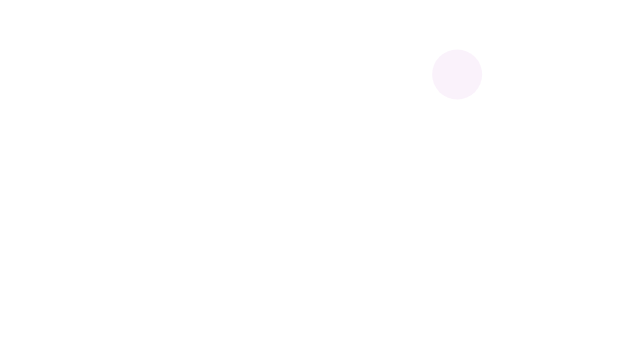
Frame 1 (no input)
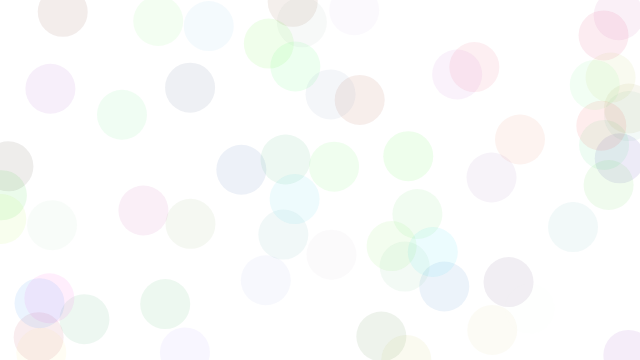
Frame 60 (no input)
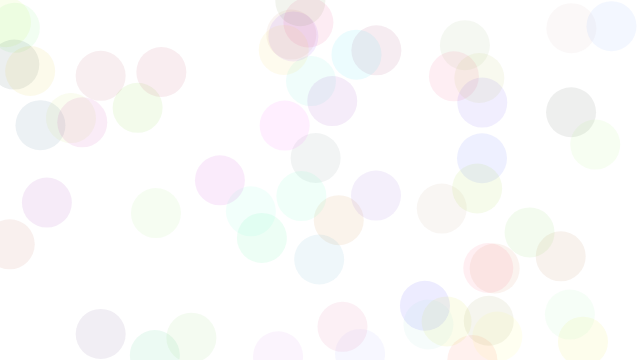
Frame 120 (the mouse pressed at the canvas centre since frame 60)

The p5.js sketch that drew these frames (run headless with seeded random() and noise() and a simulated clock; from frame 60 on, the mouse is pressed at the canvas centre):

// p5.js sketch
// ── sketch.js
function setup() {
  createCanvas(640, 360);
  noStroke()
}

function mousePressed() {
  background(255);
}  
  

function draw() {
  let x = random(width);
  let y = random(height);

  let r = random(255);
  let g = random(255);
  var b = random(255);

  fill(r, g, b, 20);
  ellipse(x, y, 50, 50);
}

// https://editor.p5js.org/icm/sketches/HJg8jfcT3
// https://editor.p5js.org/jht1493/sketches/sUEajcpKC
// 2. Random Painting noStroke
